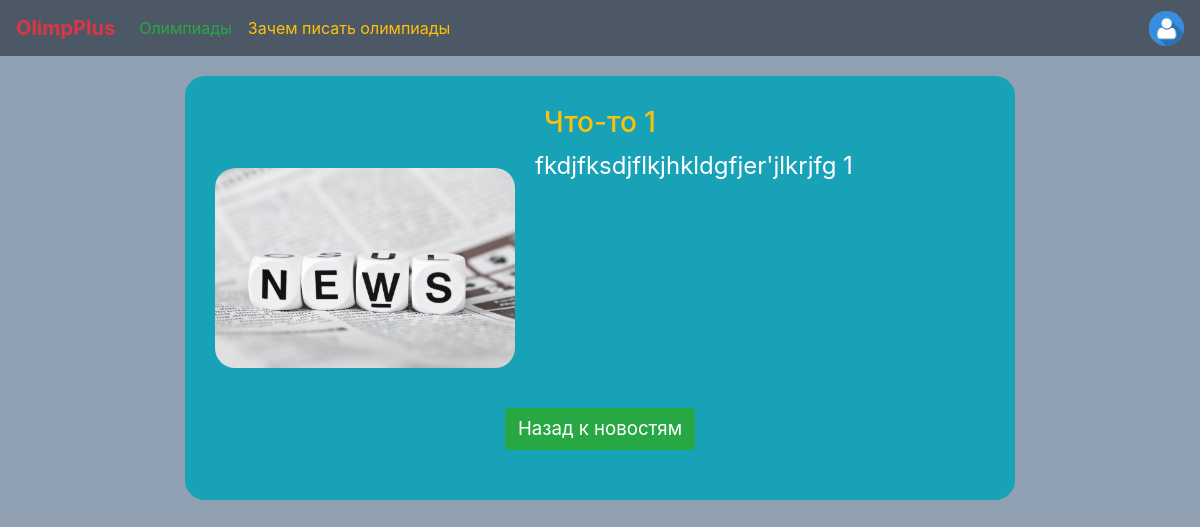
The page /particular_news/2 (signed in) on the database its author committed.
### data/tables/user.py (models this page shows, shortened)
class User(SqlAlchemyBase, UserMixin):
    __tablename__ = 'users'
    id = sqlalchemy.Column(sqlalchemy.Integer, primary_key=True, autoincrement=True)
    name = sqlalchemy.Column(sqlalchemy.String)
    surname = sqlalchemy.Column(sqlalchemy.String)
    fatherhood = sqlalchemy.Column(sqlalchemy.String)
    grade = sqlalchemy.Column(sqlalchemy.Integer)
    photo = sqlalchemy.Column(sqlalchemy.String)
    olimpiads = orm.relationship('Olimpiad', secondary='user_to_olimpiad', backref="users")
    email = sqlalchemy.Column(sqlalchemy.String)
    password = sqlalchemy.Column(sqlalchemy.String)

### data/tables/olimpiadsGroupNews.py (models this page shows)
class OlimpiadsGroupNews(SqlAlchemyBase):
    __tablename__ = 'olimpiad_group_news'
    id = sqlalchemy.Column(sqlalchemy.Integer, primary_key=True, autoincrement=True)
    title = sqlalchemy.Column(sqlalchemy.String)
    description = sqlalchemy.Column(sqlalchemy.String)
    text = sqlalchemy.Column(sqlalchemy.String)
    photo = sqlalchemy.Column(sqlalchemy.String)
    date = sqlalchemy.Column(sqlalchemy.DateTime, default=datetime.datetime.now)
    olimpiad_group_id = sqlalchemy.Column(sqlalchemy.Integer, sqlalchemy.ForeignKey('olimpiads_groups.id'))

### main.py (the view)
@app.route('/particular_news/<int:news_id>')
def particular_news(news_id):
    db_session = create_session()
    item = db_session.query(OlimpiadsGroupNews).filter(OlimpiadsGroupNews.id == news_id).first()
    paragraphs = item.text.split('\n\n')
    return render_template("particular_news.html", news=item, paragraphs=paragraphs)

### data/database/all_for_session.py (called while the page is built)
def create_session() -> Session:
    global __factory
    return __factory()

### main.py (called while the page is built)
@login_manager.user_loader
def load_user(user):
    db_session = create_session()
    return db_session.query(User).get(user)

### templates/particular_news.html (shortened to what this page needs)
{% extends "base.html" %}
{% block content %}
    <div class="info_block text-white bg-info">
        <h3 class="text-center text-warning">{{ news.title }}</h3>
        <img src="{{ news.photo }}" onerror="this.src='../static/img/news/default.jpg'"
            width="300px" class="news_picture">
        {% for paragraph in paragraphs %}
            <p style="font-size: 18pt">
                {{ paragraph }}
            </p>
        {% endfor %}
        <div class="text-center" style="margin-top: 20px">
            <a class="btn btn-success" href='/' style="margin: 20px auto; font-size: 14pt">Назад к новостям</a>
        </div>
    </div>
{% endblock %}

### templates/base.html (shortened to what this page needs)
<!DOCTYPE html>
<html lang="en">
<head>
    <link rel="stylesheet" href="https://stackpath.bootstrapcdn.com/bootstrap/4.4.1/css/bootstrap.min.css"
>
    <link rel="stylesheet" href="../static/css/style.css">
</head>
<body>
    <nav class="navbar navbar-expand-lg navbar-light" style="background-color: #4c5866">
        <a class="navbar-brand text-danger" href="/"><strong>OlimpPlus</strong></a>
        <div class="collapse navbar-collapse" id="menu">
            <ul class="navbar-nav mr-auto">
                <li class="nav-item">
                    <a class="nav-link text-success" href="/olimpiads">Олимпиады</a>
                </li>
                <li class="nav-item">
                    <a class="nav-link text-warning" href="/why_olimps">Зачем писать олимпиады</a>
                </li>
            </ul>
        </div>
        {% if current_user.is_authenticated %}
            <div class="collapse navbar-collapse d-flex flex-row-reverse" id="profile">
                <ul class="navbar-nav my-2 my-lg-0">
                    <li class="nav-item dropdown btn-group">
                        <a href="#" data-toggle="dropdown" aria-haspopup="true" aria-expanded="false">
                            <img src="{{ current_user.photo }}" width="35" height="35" style="border-radius: 50%">
                        </a>
                    </li>
                </ul>
            </div>
        {% endif %}
    </nav>
    <main role="main" class="container">
        {% block content %}{% endblock %}
    </main>
</body>
</html>

### static/css/style.css (style rules this page uses)
body { background-color: #90A0B3; }
.info_block { width: 830px; padding: 30px; margin: 20px auto; border-radius: 20px; overflow: hidden; }
.news_picture { margin-top: 20px; margin-right: 20px; float: left; border-radius: 20px; }

### rows shown on the page
User: photo (placeholder picture)
OlimpiadsGroupNews: title "Что-то 1", text "fkdjfksdjflkjhkldgfjer'jlkrjfg 1"
